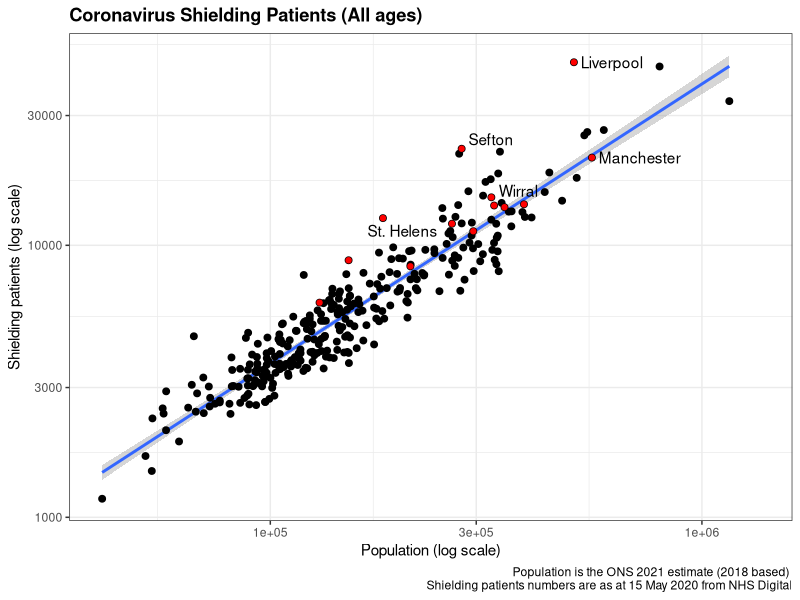
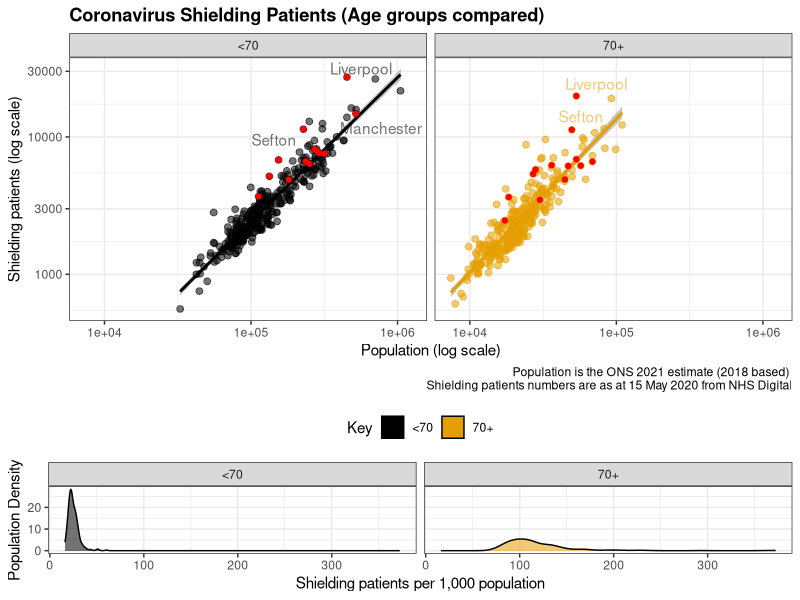
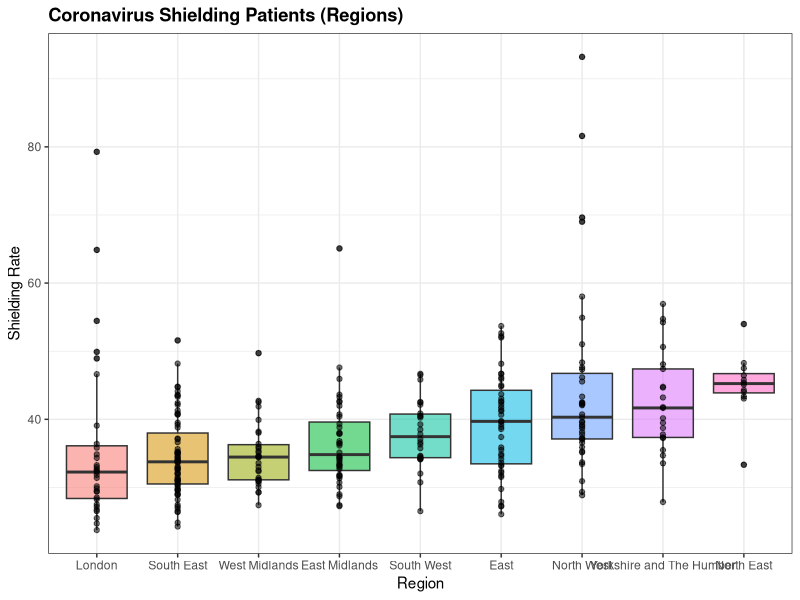
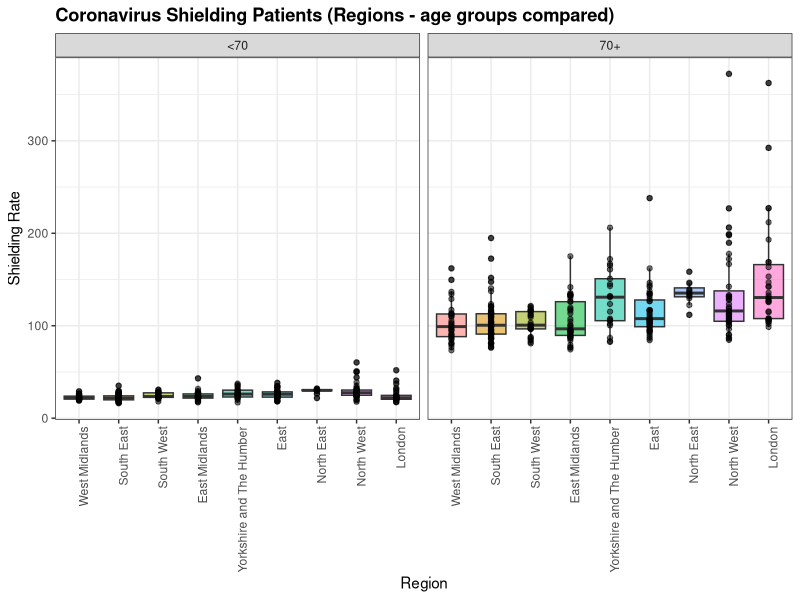
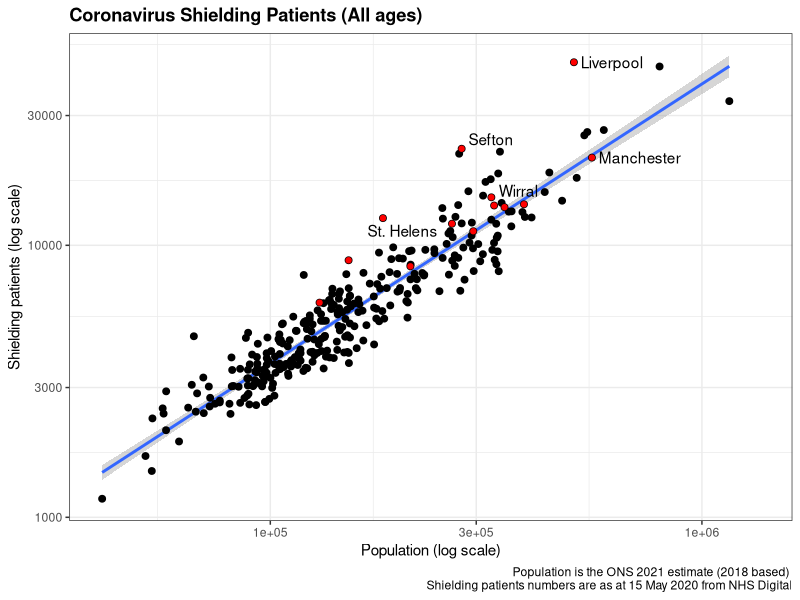
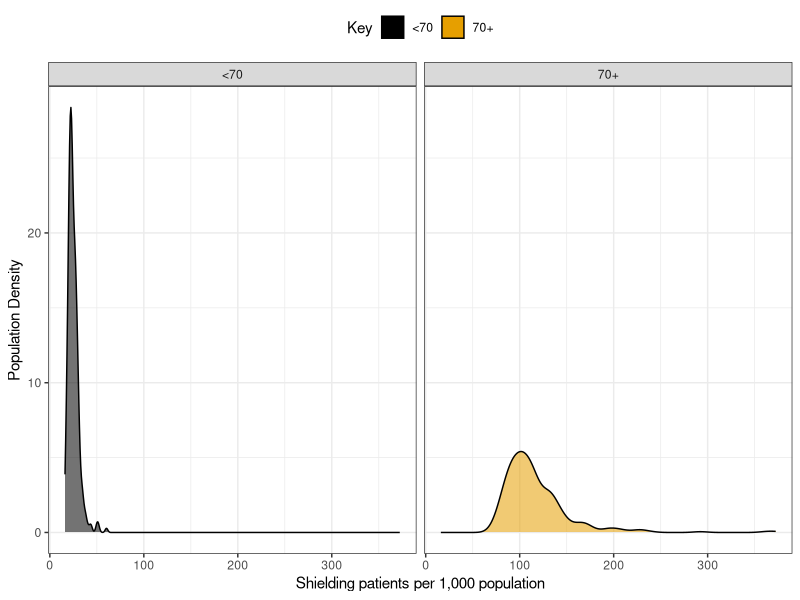

Generate these figures, in order, with R:
library(tidyverse)
library(dslabs)
library(ggrepel)
library(ggthemes)
library(grid)
library(gridExtra)
ds_theme_set()

# Importing the datasets from csv files
SPL_2020_05_15 <- read_csv("data/SPL-2020-05-15.csv")
X2018PopAll <- read_csv("data/2018PopAll.csv")
lasregionew2019 <- read_csv("data/lasregionew2019.csv")

# manipulating the data

# creating a vector containing age groups to classify together so SPL and Population data can be brought into one data frame
age_cat <- c("0-4", "5-9", "10-14", "15-19", "20-24", "25-29", "30-34", "35-39", "40-44", "45-49", "50-54", "55-59", "60-64", "65-69")

population_2021 <-
  X2018PopAll %>%
  mutate('AGE GROUP' = ifelse(`AGE GROUP` %in% age_cat,"<70",ifelse(`AGE GROUP` == "All ages", "All", "70+"))) %>%
  group_by(AREA, `AGE GROUP`) %>%
  summarise(population = sum(`2021`)) %>%
  ungroup()

shielding_data <-
  SPL_2020_05_15 %>%
  filter(`Breakdown Field` != "Gender") %>%
  mutate(`Breakdown Value` = ifelse(`Breakdown Value` == "ALL", "All", ifelse(`Breakdown Value` == "70+", "70+", "<70"))) %>%
  group_by(`LA Name`, `Breakdown Value`) %>%
  summarise(shielding = sum(`Patient Count`)) %>%
  ungroup()

# bringing the data sets together
combined_data <-
  left_join(population_2021, shielding_data, by = c("AREA" = "LA Name", "AGE GROUP" = "Breakdown Value")) %>%
  left_join(lasregionew2019, by = c("AREA" = "LA name")) %>%
  drop_na() %>%
  mutate(shielding_rate = shielding / population * 1000) %>%
  rename("area" = "AREA", "age" = "AGE GROUP", "region" = "Region name") %>%
  select(area, region, age, population, shielding, shielding_rate)

# Define a group so we can highlight Warrinton and others  
plot_labels <- c("Warrington",
                 "Liverpool",
                 "Wigan",
                 "St. Helens",
                 "Cheshire West and Chester",
                 "Cheshire East",
                 "Wirral",
                 "Knowsley",
                 "Sefton",
                 "Halton",
                 "Stockport",
                 "Salford",
                 "Manchester")

# Plots

# Overall population vs shielding
highlight_df <-
  combined_data %>%
  filter(area %in% plot_labels, age == "All")

scatter_plot_psall <-
  combined_data %>%
  filter(age == "All") %>%
  ggplot(aes(population, shielding)) +
  geom_smooth(method="lm") +
  geom_point(size = 2) +
  geom_point(data = highlight_df, color = "red", alpha = 1) +
  geom_text_repel(aes(label=ifelse(area %in% plot_labels,as.character(area),"")), nudge_x = 0.07) +
  scale_x_continuous(trans = "log10") +
  scale_y_continuous(trans = "log10") +
  xlab("Population (log scale)") +
  ylab("Shielding patients (log scale)") +
  ggtitle("Coronavirus Shielding Patients (All ages)") +
  labs(caption = "Population is the ONS 2021 estimate (2018 based) \n Shielding patients numbers are as at 15 May 2020 from NHS Digital")

scatter_plot_psall
ggsave("figs/scatter_plot.png")

# Comparing age groups, with density also shown
highlight_df <-
  combined_data %>%
  filter(area %in% plot_labels, age != "All")

scatter_plot_psage <-
  combined_data %>%
  filter(age != "All") %>%
  ggplot(aes(population, shielding, alpha = 0.2, color = age)) +
  geom_smooth(method="lm") +
  geom_point(size = 2) +
  geom_point(data = highlight_df, color = "red", alpha = 1) +
  geom_text_repel(aes(label=ifelse(area %in% plot_labels,as.character(area),"")), nudge_x = 0.07) +
  scale_x_continuous(trans = "log10") +
  scale_y_continuous(trans = "log10") +
  xlab("Population (log scale)") +
  ylab("Shielding patients (log scale)") +
  ggtitle("Coronavirus Shielding Patients (Age groups compared)") +
  guides(alpha = "none", color = "none") +
  labs(caption = "Population is the ONS 2021 estimate (2018 based) \n Shielding patients numbers are as at 15 May 2020 from NHS Digital") +
  facet_grid(.~age) +
  scale_color_colorblind()

density_plot_srage <- 
  combined_data %>%
  filter(age != "All") %>%
  ggplot(aes(shielding_rate, y = ..count.., fill = age, alpha = 0.2)) +
  geom_density() +
  xlab("Shielding patients per 1,000 population") +
  ylab("Population Density") +
  guides(alpha = "none") +
  theme(legend.position = "top") +
  facet_grid(.~age) +
  scale_color_colorblind() +
  scale_fill_colorblind(name = "Key")

grid.arrange(scatter_plot_psage, density_plot_srage, ncol = 1, nrow = 2, heights = c(2/3, 1/3))
ggsave("figs/age_plots.png")

# Looking at regional variation & geographical trends
box_plot_regall <- 
  combined_data %>%
  filter(age == 'All') %>%
  mutate(region = reorder(region, shielding_rate, FUN = median)) %>%
  ggplot(aes(region, shielding_rate, fill = region, alpha = 0.2)) +
  geom_boxplot() +
  geom_point() +
  xlab("Region") +
  ylab("Shielding Rate") +
  ggtitle("Coronavirus Shielding Patients (Regions)") +
  guides(alpha = "none") +
  theme(legend.position = "none")

box_plot_regall

box_plot_regage <- 
  combined_data %>%
  filter(age != 'All') %>%
  mutate(region = reorder(region, shielding_rate, FUN = median)) %>%
  ggplot(aes(region, shielding_rate, fill = region, alpha = 0.2)) +
  geom_boxplot() +
  geom_point() +
  xlab("Region") +
  ylab("Shielding Rate") +
  ggtitle("Coronavirus Shielding Patients (Regions - age groups compared)") +
  guides(alpha = "none") +
  theme(legend.position = "none") +
  theme(axis.text.x = element_text(angle = 90, hjust = 1)) +
  facet_grid(.~age)

box_plot_regage

# Data tables for display
table_for_display_1 <- 
  combined_data %>% 
  filter(age == "70+", region == "North West") %>%
  arrange(desc(shielding_rate))

table_for_display_2 <-
  combined_data %>%
  summarise(lowest = min(shielding_rate),
            percentile25 = quantile(shielding_rate, 0.25),
            median = median(shielding_rate),
            percentile75 = quantile(shielding_rate,0.75),
            highest = max(shielding_rate),
            mean = mean(shielding_rate),
            standard_deviation = sd(shielding_rate))
            

table_for_display_1
table_for_display_2

# Correlation calculations
cor_data <- combined_data %>% filter(age == "All")
cor(cor_data$population, cor_data$shielding, method = "spearman")
cor(cor_data$population, cor_data$shielding_rate, method = "spearman")
